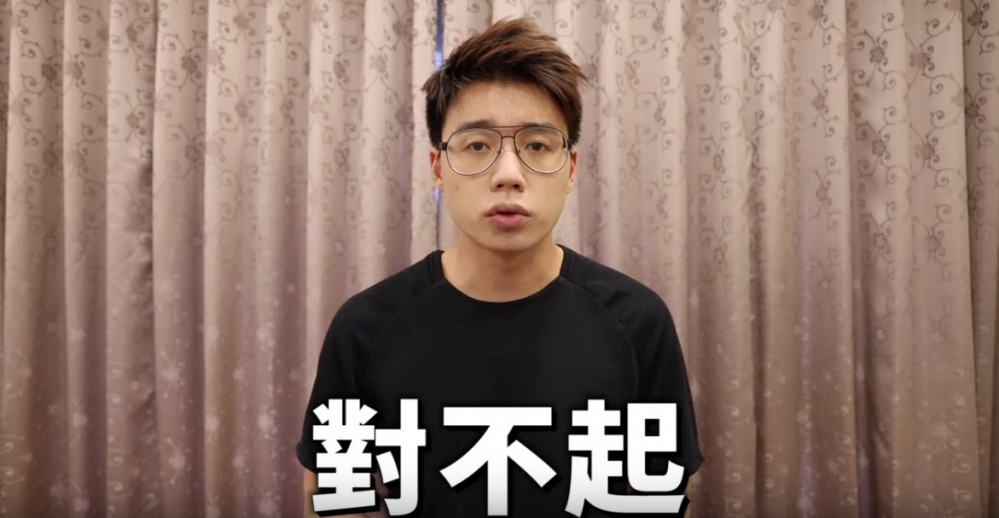
#> input picture inputs/toyz.jpg, 999 x 518 px
$ jupyter execute --allow-errors Example.ipynb
#> lines starting #> are read from the running program, lines starting #| are printed output that depends on the picture
[cell 1]
import tensorflow as tf
from tensorflow import keras
import cv2
import matplotlib.pyplot as plt
from skimage import io, draw
import numpy as np

[cell 2]
def show(title,image):
    ii=cv2.cvtColor(image,cv2.COLOR_BGR2RGB)
    io.imshow(ii)
    print(f"{title} : ")
    io.show()

#> (a cell that did not finish here is left out)

[cell 4]
# [55 lines left out: functions mask_eye, mask_face, mask_mount, not called in this run]

[cell 5]
# [32 lines left out: function get_maskimg, not called in this run]

[cell 6]
img_path = './inputs/toyz.jpg'
img = cv2.imread(img_path)
#> img is the input picture: shape (518, 999, 3); mean B, G, R 108.3, 119, 143.5
gray = cv2.cvtColor(img, cv2.COLOR_BGR2GRAY)
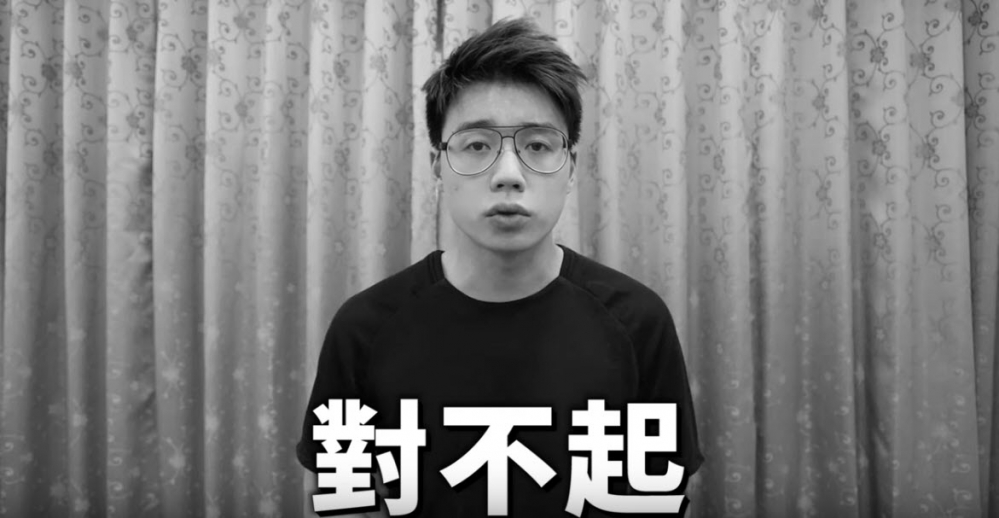
#> gray: shape (518, 999); min 0, max 255, mean 125.1

face_cascade = cv2.CascadeClassifier("./models/haarcascade_frontalface_default.xml")   # 載入人臉模型
faces = face_cascade.detectMultiScale(gray, scaleFactor=1.1, minNeighbors=9)    # 偵測人臉
#> faces = [[418, 75, 178, 178]]
face_img = []

for (x, y, w, h) in faces:
    c_img = img.copy()
    cv2.rectangle(c_img, (x, y), (x+w, y+h), (0, 255, 0), 2)    # 利用 for 迴圈，抓取每個人臉屬性，繪製方框
    temp = img[max(0,y-50):min(y+h+50,c_img.shape[0]), max(x-50,0):min(x+w+50,c_img.shape[1]),:] #將原始人臉方框增大範圍

    face_img.append(temp)
#> this loop made 1 pass
#> pass 1, `temp = img[max(0,y-50):min(y+h+50,c_img.shape[0]), max(x-50,0):min(x+w..`:
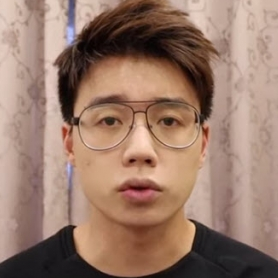
#> temp: shape (278, 278, 3); mean B, G, R 107.5, 123.1, 153.9
#> after the loop, face_img = 1 item

show('原圖人臉偵測結果',c_img)
#> (the rest of this cell did not finish here and is left out)

$ run again, with inputs/dm.jpg copied over inputs/toyz.jpg
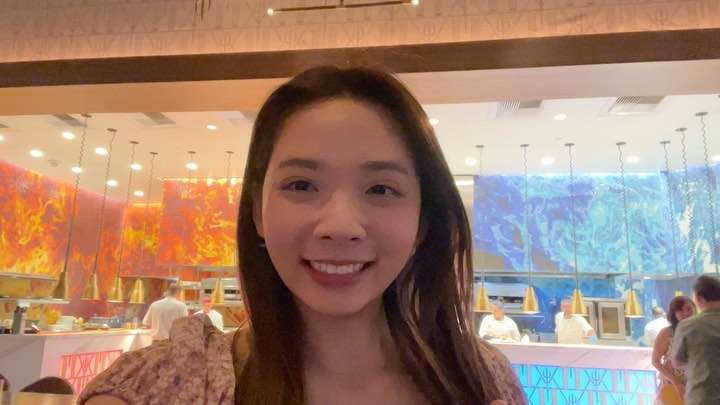
#> input picture inputs/dm.jpg, 720 x 405 px
#> img is the input picture: shape (405, 720, 3); mean B, G, R 110.9, 129.3, 160.5
#> `gray = cv2.cvtColor(img, cv2.COLOR_BGR2GRAY)`:
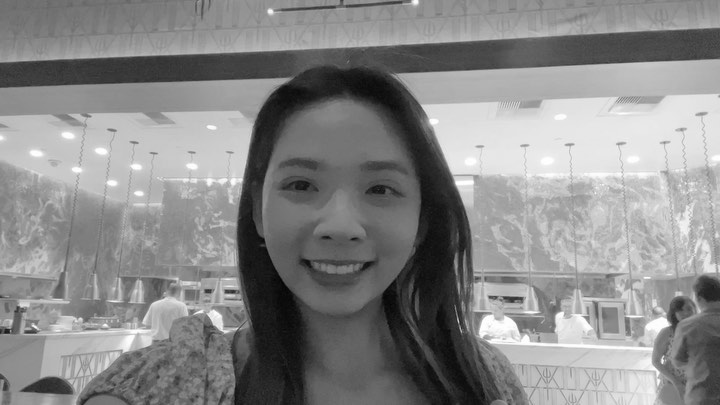
#> gray: shape (405, 720); min 3, max 255, mean 136.5
#> faces = [[238, 110, 201, 201]]
#> the loop `for (x, y, w, h) in faces:` made 1 pass
#> pass 1, `temp = img[max(0,y-50):min(y+h+50,c_img.shape[0]), max(x-50,0):min(x+w..`:
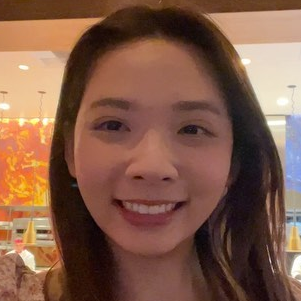
#> temp: shape (301, 301, 3); mean B, G, R 72.2, 90.9, 129.9
#> after the loop `for (x, y, w, h) in faces:`: face_img = 1 item

$ run again, with inputs/ts.jpg copied over inputs/toyz.jpg
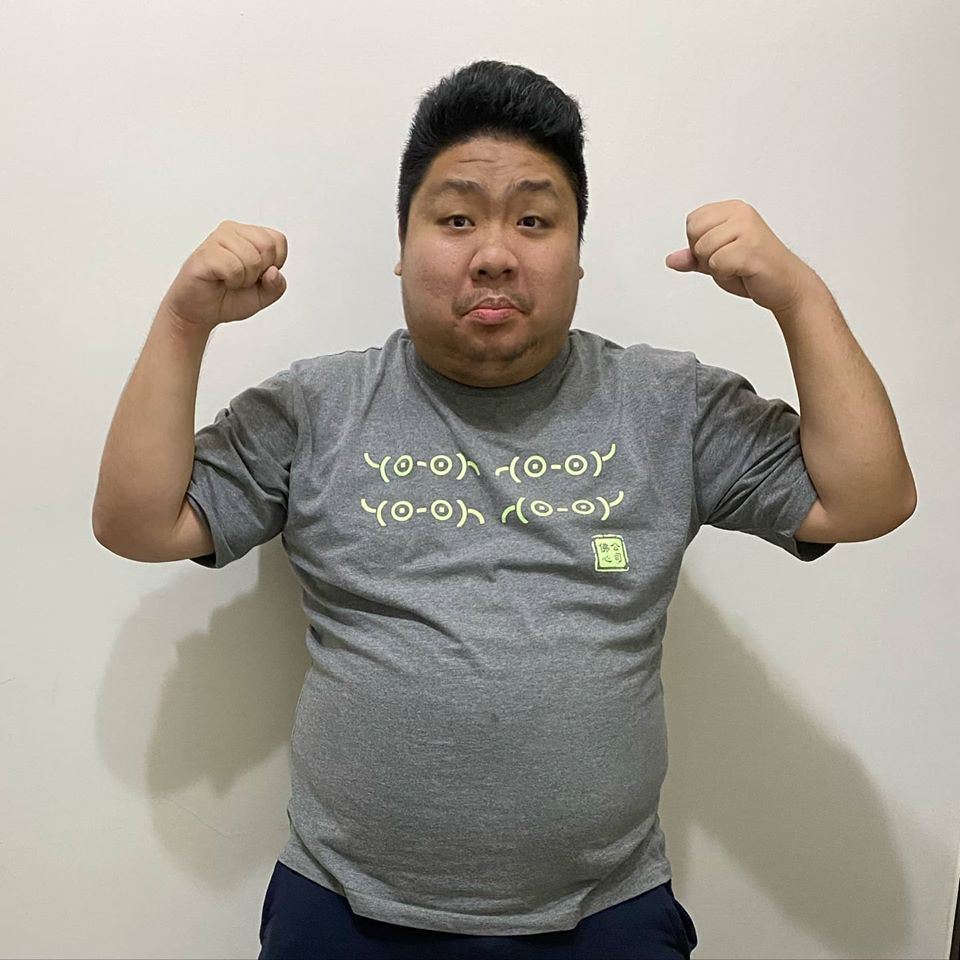
#> input picture inputs/ts.jpg, 960 x 960 px
#> img is the input picture: shape (960, 960, 3); mean B, G, R 150.6, 159.8, 164.6
#> `gray = cv2.cvtColor(img, cv2.COLOR_BGR2GRAY)`:
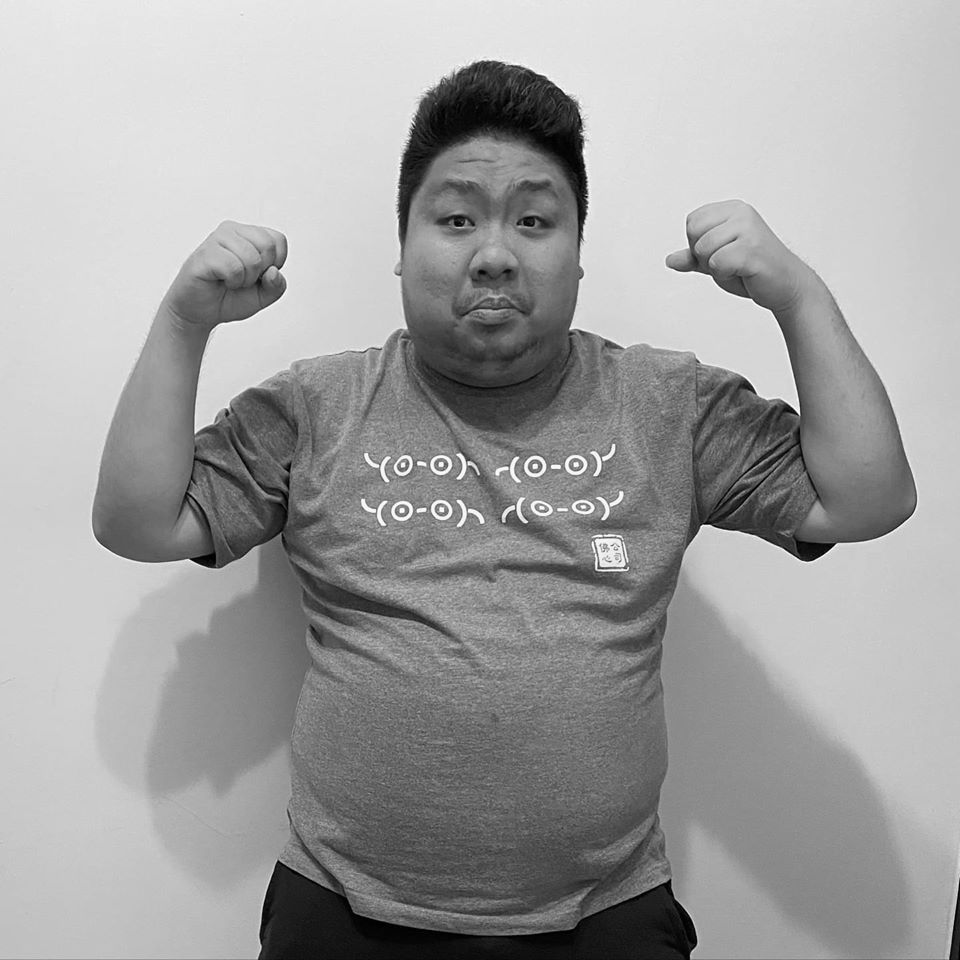
#> gray: shape (960, 960); min 0, max 254, mean 160.2
#> faces = [[378, 123, 232, 232]]
#> the loop `for (x, y, w, h) in faces:` made 1 pass
#> pass 1, `temp = img[max(0,y-50):min(y+h+50,c_img.shape[0]), max(x-50,0):min(x+w..`:
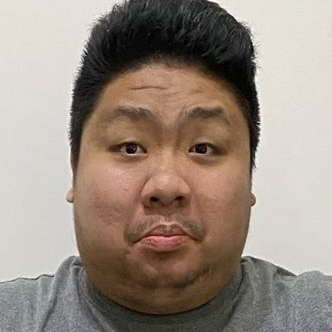
#> temp: shape (332, 332, 3); mean B, G, R 128.1, 139.5, 152.6
#> after the loop `for (x, y, w, h) in faces:`: face_img = 1 item
